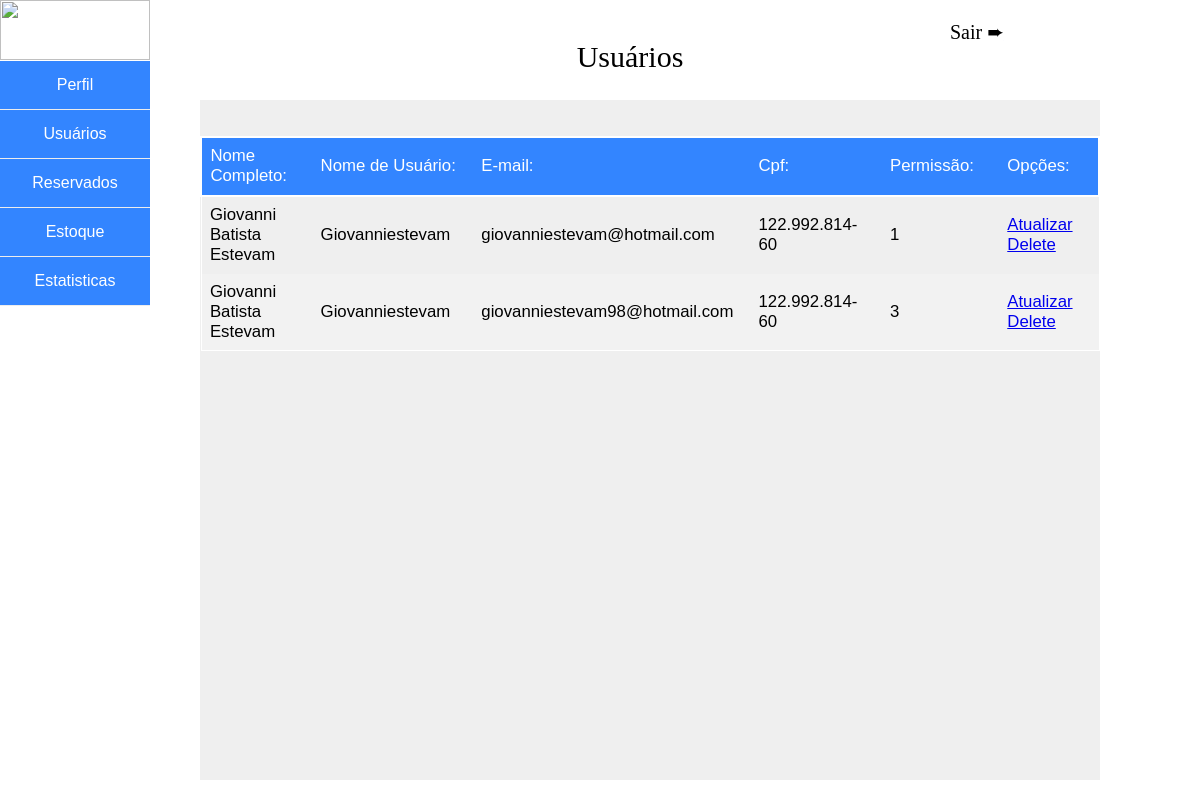
Screenshot of /logado/lib/user.php (signed in) with the database file from the repository.
### tables this page shows
CREATE TABLE `user` (
  `id_user` int(11) NOT NULL,
  `full_name_user` varchar(200) NOT NULL,
  `name_user` varchar(200) NOT NULL,
  `email_user` varchar(200) NOT NULL,
  `cpf_user` varchar(14) NOT NULL,
  `password_user` varchar(200) NOT NULL,
  `permission_user` int(1) NOT NULL,
  `status_user` int(1) NOT NULL
);

### crud/crud.php (the view, shortened to what this page needs)
<?php
$connect = new PDO("mysql:host=localhost; dbname=sistemreserve", "root", "root");
			?>
				<?php
	function read() {
		global $connect;
		$select = $connect->prepare("SELECT * FROM user");
		$select -> setFetchMode(PDO::FETCH_ASSOC);
		$select -> execute();
		while ($data=$select->fetch()){
		?>
		<tr>
			<br>
			<td><?php echo $data["full_name_user"];?></td>
			<td><?php echo $data["name_user"];?></td>
			<td><?php echo $data["email_user"];?></td>
			<td><?php echo $data["cpf_user"];?></td>
			<td><?php echo $data["permission_user"];?></td>
			<td>
				<a href="update.php?edit_id=<?php echo $data['id_user']; ?>">Atualizar</a>
				<a href="delete.php?del_id=<?php echo $data['id_user']; ?>">Delete</a>
			</td>
		</tr>
		<?php
		}
	}
				?>

### assets/css/design.css (style rules this page uses)
* { margin: 0; padding: 0; }
.divprincipal table tr:nth-child(even) { background-color: #f2f2f2 }
.divprincipal table td { width: 25em; text-align: left; padding: 0.5em; height: 30px; }
@media (min-width: 801px) { .divprincipal table tr:nth-child(even) { background-color: #f2f2f2 } }
@media (min-width: 801px) { .divprincipal table td { width: 25em; text-align: left; padding: 0.5em; height: 30px; } }
@media (min-width: 1024px) { .divprincipal table tr:nth-child(even) { background-color: #f2f2f2 } }
@media (min-width: 1024px) { .divprincipal table td { width: 25em; text-align: left; padding: 0.5em; height: 30px; } }

### rows the page displays
user: full_name_user "Giovanni Batista Estevam", name_user "Giovanniestevam", email_user "giovanniestevam@hotmail.com", cpf_user "122.992.814-60", permission_user "1"
user: full_name_user "Giovanni Batista Estevam", name_user "Giovanniestevam", email_user "giovanniestevam98@hotmail.com", cpf_user "122.992.814-60", permission_user "3"
